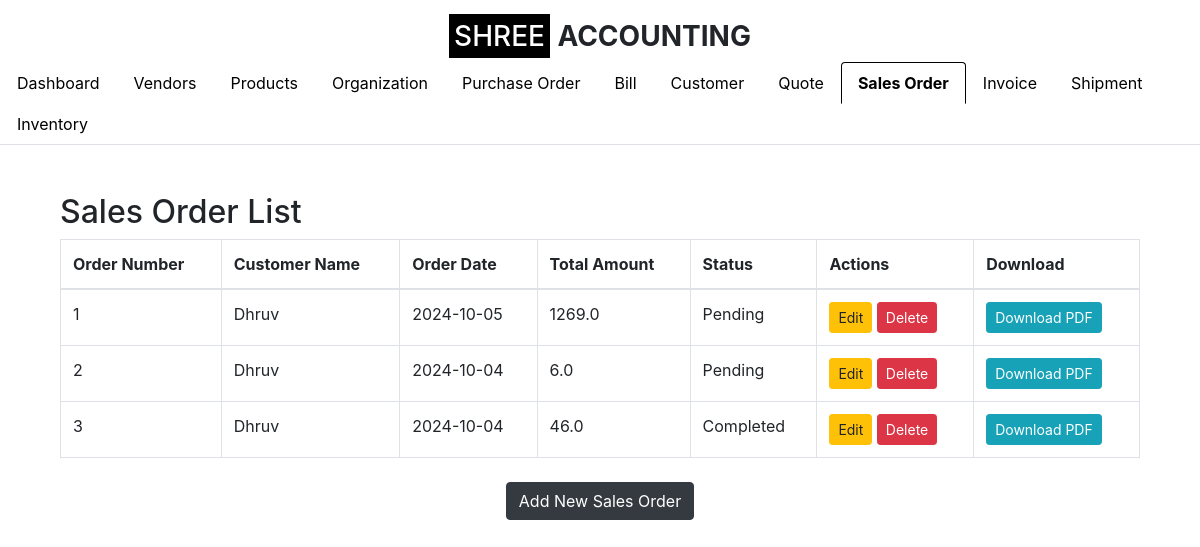
/sales_order (signed in), run on an earlier commit of the app's database.
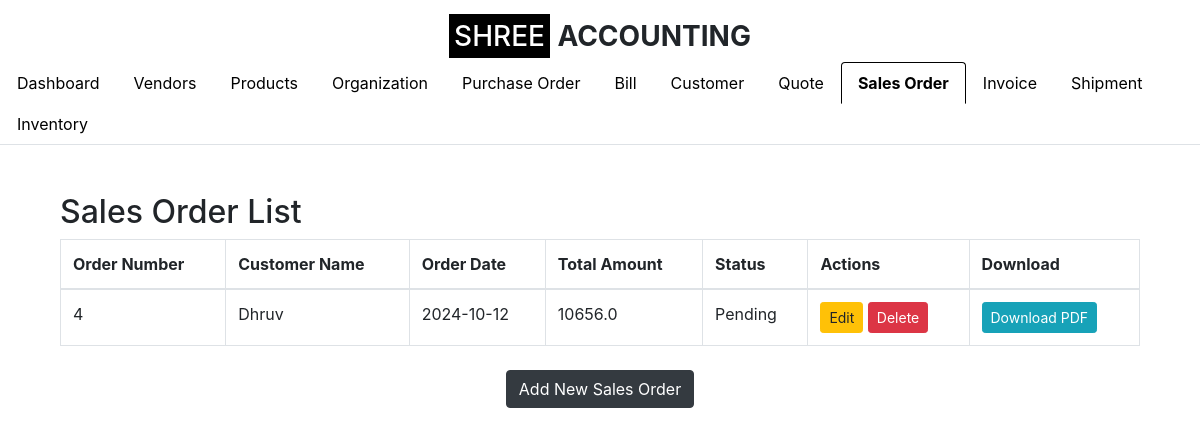
And on a later commit of the database.
### app.py (models this page shows, shortened)
class SalesOrder(db.Model):
    __tablename__ = 'sales_order'
    id = db.Column(db.Integer, primary_key=True)
    order_number = db.Column(db.String(50), nullable=False, unique=True)
    customer_id = db.Column(db.Integer, db.ForeignKey('customer.id'), nullable=False)
    order_date = db.Column(db.Date, nullable=False)
    total_amount = db.Column(db.Float, nullable=False)
    status = db.Column(db.String(50), nullable=False, default='Draft')
    organization_id = db.Column(db.Integer, db.ForeignKey('setup_organization.id'), nullable=False)
    quote_id = db.Column(db.Integer, db.ForeignKey('quote.id'),
                         nullable=True)  # Nullable if not all Sales Orders are created from Quotes
    customer = db.relationship('Customer', backref=db.backref('sales_orders', lazy=True))
    organization = db.relationship('SetupOrganization', backref=db.backref('sales_orders', lazy=True))
    quote = db.relationship('Quote', backref=db.backref('sales_orders', lazy=True))  # Establish relationship with Quote
    line_items = db.relationship('SalesOrderLineItem', backref='order_ref', lazy=True, cascade="all, delete-orphan")

class Customer(db.Model):
    id = db.Column(db.Integer, primary_key=True)
    customer_name = db.Column(db.String(100), nullable=False)
    company_name = db.Column(db.String(100), nullable=False)
    email_id = db.Column(db.String(100), nullable=False)
    phone_number = db.Column(db.String(15), nullable=False)
    address = db.Column(db.String(255), nullable=False)
    gst_number = db.Column(db.String(15), nullable=True)  # GST Number is optional
    organization_id = db.Column(db.Integer, db.ForeignKey('organization.id'), nullable=False)
    organization = db.relationship('Organization', backref=db.backref('customers', lazy=True))

### app.py (the view)
    def wrap(*args, **kwargs):
        if 'logged_in' in session:
            return f(*args, **kwargs)
        else:
            flash('Please log in first.', 'warning')
            return redirect(url_for('login'))

### app.py (called while the page is built)
def login_required(f):
    def wrap(*args, **kwargs):
        if 'logged_in' in session:
            return f(*args, **kwargs)
        else:
            flash('Please log in first.', 'warning')
            return redirect(url_for('login'))
    wrap.__name__ = f.__name__
    return wrap

@app.route('/sales_order', methods=['GET'])
@login_required
def sales_order_list():
    organization_id = session.get('organization_id')
    sales_orders = SalesOrder.query.join(Customer).filter(
        Customer.organization_id == organization_id,
        SalesOrder.organization_id == organization_id  # Ensure sales order belongs to the user's organization
    ).all()
    return render_template('sales_order_list.html', sales_orders=sales_orders, show_logo=True, active_tab='sales_order')

### templates/sales_order_list.html (shortened to what this page needs)
{% extends "base.html" %}
{% block content %}
<div class="container mt-5">
    <h2>Sales Order List</h2>
    <table class="table table-bordered">
        <thead>
            <tr>
                <th>Order Number</th>
                <th>Customer Name</th>
                <th>Order Date</th>
                <th>Total Amount</th>
                <th>Status</th>
                <th>Actions</th>
                <th>Download</th>
            </tr>
        </thead>
        <tbody>
            {% for sales_order in sales_orders %}
            <tr>
                <td>{{ sales_order.order_number }}</td>
                <td>{{ sales_order.customer.customer_name }}</td>
                <td>{{ sales_order.order_date }}</td>
                <td>{{ sales_order.total_amount }}</td>
                <td>{{ sales_order.status }}</td>
                <td>
                    <a href="{{ url_for('edit_sales_order', sales_order_id=sales_order.id) }}" class="btn btn-warning btn-sm">Edit</a>
                    <form action="{{ url_for('delete_sales_order', order_id=sales_order.id) }}" method="POST" style="display:inline-block;">
                        <button type="submit" class="btn btn-danger btn-sm" onclick="return confirm('Are you sure you want to delete this sales order?')">Delete</button>
                    </form>
                </td>
                <td>
                    <a href="{{ url_for('generate_sales_order_pdf', sales_order_id=sales_order.id) }}" class="btn btn-info btn-sm">Download PDF</a>
                </td>
            </tr>
            {% endfor %}
        </tbody>
    </table>
    <div class="text-center mt-4">
        <a href="{{ url_for('create_sales_order') }}" class="btn btn-dark">Add New Sales Order</a>
    </div>
</div>
{% endblock %}

### templates/base.html (shortened to what this page needs)
<!DOCTYPE html>
<html lang="en">
<head>
    <link href="https://stackpath.bootstrapcdn.com/bootstrap/4.5.2/css/bootstrap.min.css" rel="stylesheet">
</head>
<body>
{% if show_logo %}
<div class="text-center logo">
    <h3><span style="background-color:black;color:white;padding:5px;">SHREE</span> <span style="font-weight:bold;">ACCOUNTING</span></h3>
</div>
{% endif %}
<ul class="nav nav-tabs">
    <li class="nav-item">
        <a class="nav-link {% if active_tab == 'dashboard' %}active{% endif %}" href="/dashboard">Dashboard</a>
    </li>
    <li class="nav-item">
        <a class="nav-link {% if active_tab == 'vendor_master' %}active{% endif %}" href="/vendor_list">Vendors</a>
    </li>
    <li class="nav-item">
    <a class="nav-link {% if active_tab == 'product' %}active{% endif %}" href="/product_list">Products</a>
    </li>
    <li class="nav-item">
                <a class="nav-link" href="{{ url_for('organization_list') }}">Organization</a>
    </li>
    <li class="nav-item">
    <a class="nav-link {% if active_tab == 'purchase_order' %}active{% endif %}" href="/purchase_order_list">Purchase Order</a>
    </li>
    <li class="nav-item">
        <a class="nav-link {% if active_tab == 'bill' %}active{% endif %}" href="/bill">Bill</a>
    </li>
    <li class="nav-item">
        <a class="nav-link {% if active_tab == 'customer' %}active{% endif %}" href="/customer_list">Customer</a>
    </li>
    <li class="nav-item">
        <a class="nav-link {% if active_tab == 'quote' %}active{% endif %}" href="/quote">Quote</a>
    </li>
    <li class="nav-item">
        <a class="nav-link {% if active_tab == 'sales_order' %}active{% endif %}" href="/sales_order">Sales Order</a>
    </li>
    <li class="nav-item">
        <a class="nav-link {% if active_tab == 'invoice' %}active{% endif %}" href="/invoice">Invoice</a>
    </li>
    <li class="nav-item">
        <a class="nav-link {% if active_tab == 'shipment' %}active{% endif %}" href="/shipment">Shipment</a>
    </li>
    <li class="nav-item">
        <a class="nav-link {% if active_tab == 'inventory' %}active{% endif %}" href="/inventory">Inventory</a>
    </li>
</ul>
<div class="container">
    {% block content %}
    {% endblock %}
</div>
</body>
</html>

### templates/base.html (style rules this page uses)
.logo { margin-top: 20px; }
.nav-tabs { margin-bottom: 20px; }
.nav-tabs .nav-link { color: #000; }
.nav-tabs .nav-link.active { border-color: #000 #000 #fff; color: #000; font-weight: bold; }

What changed in the data, as far as the page shows it:
removed SalesOrder: order_number "2", customer.customer_name "Dhruv", order_date "2024-10-04", total_amount "6.0", status "Pending"
removed SalesOrder: order_number "3", customer.customer_name "Dhruv", order_date "2024-10-04", total_amount "46.0", status "Completed"
changed SalesOrder "Pending": order_number "1" → "4"; order_date "2024-10-05" → "2024-10-12"; total_amount "1269.0" → "10656.0"
